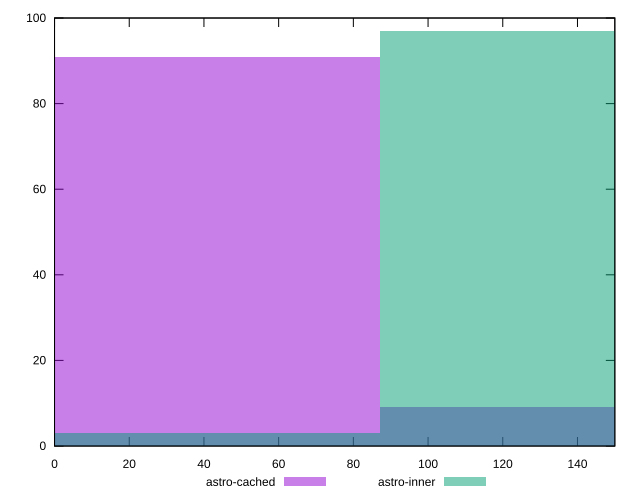

The gnuplot source for this figure:
reset

$astroCached <<EOF
0 91
174.47372637440782 9
EOF

$astroInner <<EOF
174.47372637440782 97
0 3
EOF

set key outside below
set boxwidth 174.47372637440782
set xrange [0:150]
set yrange [0:100]
set trange [0:100]
set style fill transparent solid 0.5 noborder
set terminal svg size 640, 500 enhanced background rgb 'white'
set output "reports/report_00033_2021-03-01T14-23-16.841Z/legacy-javascript/comparison/histogram/1_vs_2.svg"

plot $astroCached title "astro-cached" with boxes, \
     $astroInner title "astro-inner" with boxes

reset
